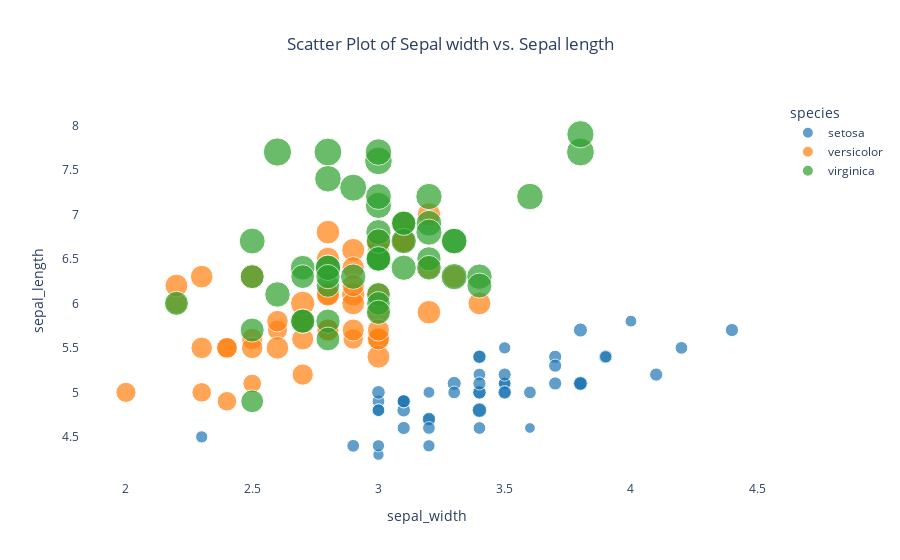

Notebook code for this chart:
### Markdown cell above
## Scatter Plot

### Code cell
fig = px.scatter(df_iris, 
                 x="sepal_width",
                y="sepal_length", 
                color="species",
                size='petal_length', 
                hover_data=['petal_width'],
                title = 'Scatter Plot of Sepal width vs. Sepal length',
                color_discrete_sequence=px.colors.qualitative.D3)

centre_title(fig)

plain_white_background(fig)

show_legend_scale(fig)

show_yaxes_ticks(fig)

fig.show()

### Figure 1 — Plotly figure (JSON) as saved in the notebook; plotly's stock layout.template omitted (floating-point values rounded to 4 significant figures)
{"data": [{"customdata": [[0.2], [0.2], [0.2], [0.2], [0.2], [0.4], [0.3], [0.2], [0.2], [0.1], [0.2], [0.2], [0.1], [0.1], [0.2], [0.4], [0.4], [0.3], [0.3], [0.3], [0.2], [0.4], [0.2], [0.5], [0.2], [0.2], [0.4], [0.2], [0.2], [0.2], [0.2], [0.4], [0.1], [0.2], [0.1], [0.2], [0.2], [0.1], [0.2], [0.2], [0.3], [0.3], [0.2], [0.6], [0.4], [0.3], [0.2], [0.2], [0.2], [0.2]], "hovertemplate": "species=setosa<br>sepal_width=%{x}<br>sepal_length=%{y}<br>petal_length=%{marker.size}<br>petal_width=%{customdata[0]}<extra></extra>", "legendgroup": "setosa", "marker": {"color": "#1F77B4", "size": [1.4, 1.4, 1.3, 1.5, 1.4, 1.7, 1.4, 1.5, 1.4, 1.5, 1.5, 1.6, 1.4, 1.1, 1.2, 1.5, 1.3, 1.4, 1.7, 1.5, 1.7, 1.5, 1, 1.7, 1.9, 1.6, 1.6, 1.5, 1.4, 1.6, 1.6, 1.5, 1.5, 1.4, 1.5, 1.2, 1.3, 1.5, 1.3, 1.5, 1.3, 1.3, 1.3, 1.6, 1.9, 1.4, 1.6, 1.4, 1.5, 1.4], "sizemode": "area", "sizeref": 0.01725, "symbol": "circle"}, "mode": "markers", "name": "setosa", "orientation": "v", "showlegend": true, "type": "scatter", "x": [3.5, 3, 3.2, 3.1, 3.6, 3.9, 3.4, 3.4, 2.9, 3.1, 3.7, 3.4, 3, 3, 4, 4.4, 3.9, 3.5, 3.8, 3.8, 3.4, 3.7, 3.6, 3.3, 3.4, 3, 3.4, 3.5, 3.4, 3.2, 3.1, 3.4, 4.1, 4.2, 3.1, 3.2, 3.5, 3.1, 3, 3.4, 3.5, 2.3, 3.2, 3.5, 3.8, 3, 3.8, 3.2, 3.7, 3.3], "xaxis": "x", "y": [5.1, 4.9, 4.7, 4.6, 5, 5.4, 4.6, 5, 4.4, 4.9, 5.4, 4.8, 4.8, 4.3, 5.8, 5.7, 5.4, 5.1, 5.7, 5.1, 5.4, 5.1, 4.6, 5.1, 4.8, 5, 5, 5.2, 5.2, 4.7, 4.8, 5.4, 5.2, 5.5, 4.9, 5, 5.5, 4.9, 4.4, 5.1, 5, 4.5, 4.4, 5, 5.1, 4.8, 5.1, 4.6, 5.3, 5], "yaxis": "y"}, {"customdata": [[1.4], [1.5], [1.5], [1.3], [1.5], [1.3], [1.6], [1], [1.3], [1.4], [1], [1.5], [1], [1.4], [1.3], [1.4], [1.5], [1], [1.5], [1.1], [1.8], [1.3], [1.5], [1.2], [1.3], [1.4], [1.4], [1.7], [1.5], [1], [1.1], [1], [1.2], [1.6], [1.5], [1.6], [1.5], [1.3], [1.3], [1.3], [1.2], [1.4], [1.2], [1], [1.3], [1.2], [1.3], [1.3], [1.1], [1.3]], "hovertemplate": "species=versicolor<br>sepal_width=%{x}<br>sepal_length=%{y}<br>petal_length=%{marker.size}<br>petal_width=%{customdata[0]}<extra></extra>", "legendgroup": "versicolor", "marker": {"color": "#FF7F0E", "size": [4.7, 4.5, 4.9, 4, 4.6, 4.5, 4.7, 3.3, 4.6, 3.9, 3.5, 4.2, 4, 4.7, 3.6, 4.4, 4.5, 4.1, 4.5, 3.9, 4.8, 4, 4.9, 4.7, 4.3, 4.4, 4.8, 5, 4.5, 3.5, 3.8, 3.7, 3.9, 5.1, 4.5, 4.5, 4.7, 4.4, 4.1, 4, 4.4, 4.6, 4, 3.3, 4.2, 4.2, 4.2, 4.3, 3, 4.1], "sizemode": "area", "sizeref": 0.01725, "symbol": "circle"}, "mode": "markers", "name": "versicolor", "orientation": "v", "showlegend": true, "type": "scatter", "x": [3.2, 3.2, 3.1, 2.3, 2.8, 2.8, 3.3, 2.4, 2.9, 2.7, 2, 3, 2.2, 2.9, 2.9, 3.1, 3, 2.7, 2.2, 2.5, 3.2, 2.8, 2.5, 2.8, 2.9, 3, 2.8, 3, 2.9, 2.6, 2.4, 2.4, 2.7, 2.7, 3, 3.4, 3.1, 2.3, 3, 2.5, 2.6, 3, 2.6, 2.3, 2.7, 3, 2.9, 2.9, 2.5, 2.8], "xaxis": "x", "y": [7, 6.4, 6.9, 5.5, 6.5, 5.7, 6.3, 4.9, 6.6, 5.2, 5, 5.9, 6, 6.1, 5.6, 6.7, 5.6, 5.8, 6.2, 5.6, 5.9, 6.1, 6.3, 6.1, 6.4, 6.6, 6.8, 6.7, 6, 5.7, 5.5, 5.5, 5.8, 6, 5.4, 6, 6.7, 6.3, 5.6, 5.5, 5.5, 6.1, 5.8, 5, 5.6, 5.7, 5.7, 6.2, 5.1, 5.7], "yaxis": "y"}, {"customdata": [[2.5], [1.9], [2.1], [1.8], [2.2], [2.1], [1.7], [1.8], [1.8], [2.5], [2], [1.9], [2.1], [2], [2.4], [2.3], [1.8], [2.2], [2.3], [1.5], [2.3], [2], [2], [1.8], [2.1], [1.8], [1.8], [1.8], [2.1], [1.6], [1.9], [2], [2.2], [1.5], [1.4], [2.3], [2.4], [1.8], [1.8], [2.1], [2.4], [2.3], [1.9], [2.3], [2.5], [2.3], [1.9], [2], [2.3], [1.8]], "hovertemplate": "species=virginica<br>sepal_width=%{x}<br>sepal_length=%{y}<br>petal_length=%{marker.size}<br>petal_width=%{customdata[0]}<extra></extra>", "legendgroup": "virginica", "marker": {"color": "#2CA02C", "size": [6, 5.1, 5.9, 5.6, 5.8, 6.6, 4.5, 6.3, 5.8, 6.1, 5.1, 5.3, 5.5, 5, 5.1, 5.3, 5.5, 6.7, 6.9, 5, 5.7, 4.9, 6.7, 4.9, 5.7, 6, 4.8, 4.9, 5.6, 5.8, 6.1, 6.4, 5.6, 5.1, 5.6, 6.1, 5.6, 5.5, 4.8, 5.4, 5.6, 5.1, 5.1, 5.9, 5.7, 5.2, 5, 5.2, 5.4, 5.1], "sizemode": "area", "sizeref": 0.01725, "symbol": "circle"}, "mode": "markers", "name": "virginica", "orientation": "v", "showlegend": true, "type": "scatter", "x": [3.3, 2.7, 3, 2.9, 3, 3, 2.5, 2.9, 2.5, 3.6, 3.2, 2.7, 3, 2.5, 2.8, 3.2, 3, 3.8, 2.6, 2.2, 3.2, 2.8, 2.8, 2.7, 3.3, 3.2, 2.8, 3, 2.8, 3, 2.8, 3.8, 2.8, 2.8, 2.6, 3, 3.4, 3.1, 3, 3.1, 3.1, 3.1, 2.7, 3.2, 3.3, 3, 2.5, 3, 3.4, 3], "xaxis": "x", "y": [6.3, 5.8, 7.1, 6.3, 6.5, 7.6, 4.9, 7.3, 6.7, 7.2, 6.5, 6.4, 6.8, 5.7, 5.8, 6.4, 6.5, 7.7, 7.7, 6, 6.9, 5.6, 7.7, 6.3, 6.7, 7.2, 6.2, 6.1, 6.4, 7.2, 7.4, 7.9, 6.4, 6.3, 6.1, 7.7, 6.3, 6.4, 6, 6.9, 6.7, 6.9, 5.8, 6.8, 6.7, 6.7, 6.3, 6.5, 6.2, 5.9], "yaxis": "y"}], "layout": {"coloraxis": {"showscale": true}, "legend": {"itemsizing": "constant", "title": {"text": "species"}, "tracegroupgap": 0}, "paper_bgcolor": "#ffffff", "plot_bgcolor": "#ffffff", "showlegend": true, "title": {"text": "Scatter Plot of Sepal width vs. Sepal length", "x": 0.5}, "xaxis": {"anchor": "y", "domain": [0, 1], "title": {"text": "sepal_width"}}, "yaxis": {"anchor": "x", "domain": [0, 1], "showticklabels": true, "title": {"text": "sepal_length"}}}}
